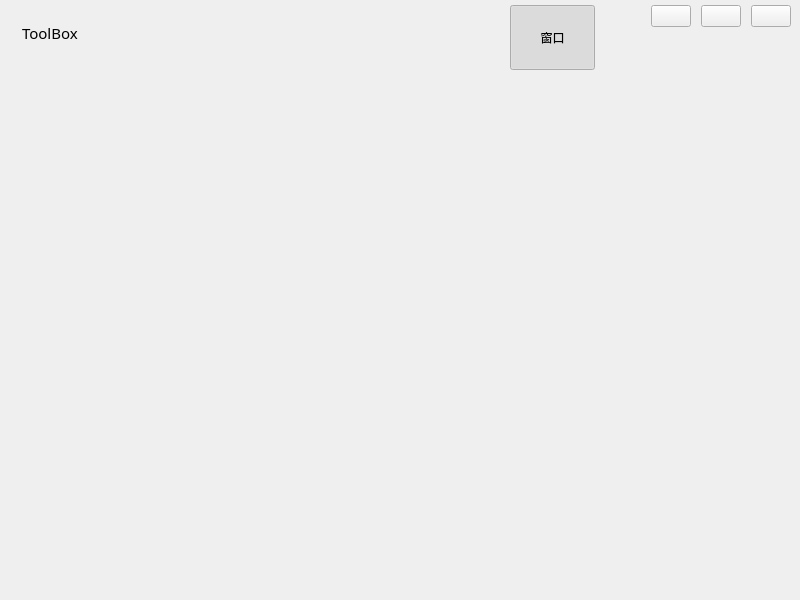
<?xml version="1.0" encoding="UTF-8"?>
<ui version="4.0">
 <class>Widget</class>
 <widget class="QWidget" name="Widget">
  <property name="geometry">
   <rect>
    <x>0</x>
    <y>0</y>
    <width>800</width>
    <height>600</height>
   </rect>
  </property>
  <property name="windowTitle">
   <string>Widget</string>
  </property>
  <layout class="QVBoxLayout" name="verticalLayout" stretch="0,1">
   <property name="spacing">
    <number>0</number>
   </property>
   <property name="leftMargin">
    <number>0</number>
   </property>
   <property name="topMargin">
    <number>0</number>
   </property>
   <property name="rightMargin">
    <number>0</number>
   </property>
   <property name="bottomMargin">
    <number>0</number>
   </property>
   <item>
    <widget class="QWidget" name="wdt_title" native="true">
     <property name="maximumSize">
      <size>
       <width>16777215</width>
       <height>70</height>
      </size>
     </property>
     <layout class="QHBoxLayout" name="horizontalLayout">
      <property name="topMargin">
       <number>5</number>
      </property>
      <item>
       <widget class="QLabel" name="lb_icon">
        <property name="maximumSize">
         <size>
          <width>25</width>
          <height>25</height>
         </size>
        </property>
        <property name="text">
         <string/>
        </property>
        <property name="pixmap">
         <pixmap resource="image/image.qrc">:/image.png</pixmap>
        </property>
        <property name="scaledContents">
         <bool>true</bool>
        </property>
       </widget>
      </item>
      <item>
       <widget class="QLabel" name="lb_title">
        <property name="font">
         <font>
          <family>微软雅黑</family>
          <pointsize>11</pointsize>
         </font>
        </property>
        <property name="text">
         <string>ToolBox</string>
        </property>
       </widget>
      </item>
      <item>
       <spacer name="horizontalSpacer">
        <property name="orientation">
         <enum>Qt::Horizontal</enum>
        </property>
        <property name="sizeHint" stdset="0">
         <size>
          <width>589</width>
          <height>20</height>
         </size>
        </property>
       </spacer>
      </item>
      <item>
       <widget class="QToolButton" name="tb_wdt">
        <property name="minimumSize">
         <size>
          <width>85</width>
          <height>65</height>
         </size>
        </property>
        <property name="text">
         <string>窗口</string>
        </property>
        <property name="icon">
         <iconset resource="image/image.qrc">
          <normaloff>:/image.png</normaloff>:/image.png</iconset>
        </property>
        <property name="iconSize">
         <size>
          <width>40</width>
          <height>40</height>
         </size>
        </property>
        <property name="checkable">
         <bool>true</bool>
        </property>
        <property name="checked">
         <bool>true</bool>
        </property>
        <property name="toolButtonStyle">
         <enum>Qt::ToolButtonTextUnderIcon</enum>
        </property>
        <property name="TabBtn" stdset="0">
         <bool>true</bool>
        </property>
       </widget>
      </item>
      <item>
       <layout class="QGridLayout" name="gridLayout">
        <property name="leftMargin">
         <number>50</number>
        </property>
        <property name="horizontalSpacing">
         <number>10</number>
        </property>
        <item row="0" column="1">
         <widget class="QPushButton" name="btn_max">
          <property name="text">
           <string/>
          </property>
          <property name="Max" stdset="0">
           <bool>false</bool>
          </property>
         </widget>
        </item>
        <item row="0" column="0">
         <widget class="QPushButton" name="btn_min">
          <property name="text">
           <string/>
          </property>
         </widget>
        </item>
        <item row="0" column="2">
         <widget class="QPushButton" name="btn_close">
          <property name="text">
           <string/>
          </property>
         </widget>
        </item>
        <item row="1" column="1">
         <spacer name="verticalSpacer">
          <property name="orientation">
           <enum>Qt::Vertical</enum>
          </property>
          <property name="sizeHint" stdset="0">
           <size>
            <width>20</width>
            <height>40</height>
           </size>
          </property>
         </spacer>
        </item>
       </layout>
      </item>
     </layout>
    </widget>
   </item>
   <item>
    <widget class="QStackedWidget" name="stackedWidget">
     <widget class="Window" name="wdt_window"/>
     <widget class="QWidget" name="page_2"/>
    </widget>
   </item>
  </layout>
 </widget>
 <customwidgets>
  <customwidget>
   <class>Window</class>
   <extends>QWidget</extends>
   <header>window.h</header>
   <container>1</container>
  </customwidget>
 </customwidgets>
 <resources>
  <include location="image/image.qrc"/>
 </resources>
 <connections/>
</ui>
